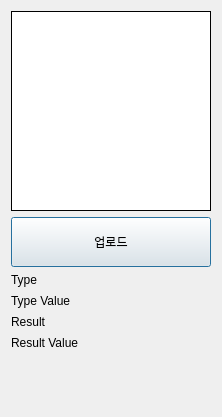
<?xml version="1.0" encoding="UTF-8"?>
<ui version="4.0">
 <class>dialog</class>
 <widget class="QDialog" name="dialog">
  <property name="windowModality">
   <enum>Qt::NonModal</enum>
  </property>
  <property name="geometry">
   <rect>
    <x>0</x>
    <y>0</y>
    <width>220</width>
    <height>417</height>
   </rect>
  </property>
  <property name="baseSize">
   <size>
    <width>280</width>
    <height>500</height>
   </size>
  </property>
  <property name="font">
   <font>
    <family>Arial</family>
    <pointsize>9</pointsize>
    <weight>50</weight>
    <bold>false</bold>
   </font>
  </property>
  <property name="acceptDrops">
   <bool>false</bool>
  </property>
  <property name="windowTitle">
   <string>QR Image Scanning</string>
  </property>
  <property name="autoFillBackground">
   <bool>false</bool>
  </property>
  <property name="sizeGripEnabled">
   <bool>false</bool>
  </property>
  <property name="modal">
   <bool>false</bool>
  </property>
  <layout class="QGridLayout" name="gridLayout">
   <item row="0" column="0">
    <layout class="QVBoxLayout" name="verticalLayout_2">
     <item>
      <widget class="QLabel" name="input_img">
       <property name="sizePolicy">
        <sizepolicy hsizetype="Preferred" vsizetype="Preferred">
         <horstretch>0</horstretch>
         <verstretch>0</verstretch>
        </sizepolicy>
       </property>
       <property name="minimumSize">
        <size>
         <width>200</width>
         <height>200</height>
        </size>
       </property>
       <property name="palette">
        <palette>
         <active>
          <colorrole role="WindowText">
           <brush brushstyle="SolidPattern">
            <color alpha="255">
             <red>0</red>
             <green>0</green>
             <blue>0</blue>
            </color>
           </brush>
          </colorrole>
          <colorrole role="Button">
           <brush brushstyle="SolidPattern">
            <color alpha="255">
             <red>255</red>
             <green>255</green>
             <blue>255</blue>
            </color>
           </brush>
          </colorrole>
          <colorrole role="Light">
           <brush brushstyle="SolidPattern">
            <color alpha="255">
             <red>255</red>
             <green>255</green>
             <blue>255</blue>
            </color>
           </brush>
          </colorrole>
          <colorrole role="Midlight">
           <brush brushstyle="SolidPattern">
            <color alpha="255">
             <red>255</red>
             <green>255</green>
             <blue>255</blue>
            </color>
           </brush>
          </colorrole>
          <colorrole role="Dark">
           <brush brushstyle="SolidPattern">
            <color alpha="255">
             <red>127</red>
             <green>127</green>
             <blue>127</blue>
            </color>
           </brush>
          </colorrole>
          <colorrole role="Mid">
           <brush brushstyle="SolidPattern">
            <color alpha="255">
             <red>170</red>
             <green>170</green>
             <blue>170</blue>
            </color>
           </brush>
          </colorrole>
          <colorrole role="Text">
           <brush brushstyle="SolidPattern">
            <color alpha="255">
             <red>0</red>
             <green>0</green>
             <blue>0</blue>
            </color>
           </brush>
          </colorrole>
          <colorrole role="BrightText">
           <brush brushstyle="SolidPattern">
            <color alpha="255">
             <red>255</red>
             <green>255</green>
             <blue>255</blue>
            </color>
           </brush>
          </colorrole>
          <colorrole role="ButtonText">
           <brush brushstyle="SolidPattern">
            <color alpha="255">
             <red>0</red>
             <green>0</green>
             <blue>0</blue>
            </color>
           </brush>
          </colorrole>
          <colorrole role="Base">
           <brush brushstyle="SolidPattern">
            <color alpha="255">
             <red>255</red>
             <green>255</green>
             <blue>255</blue>
            </color>
           </brush>
          </colorrole>
          <colorrole role="Window">
           <brush brushstyle="SolidPattern">
            <color alpha="255">
             <red>255</red>
             <green>255</green>
             <blue>255</blue>
            </color>
           </brush>
          </colorrole>
          <colorrole role="Shadow">
           <brush brushstyle="SolidPattern">
            <color alpha="255">
             <red>0</red>
             <green>0</green>
             <blue>0</blue>
            </color>
           </brush>
          </colorrole>
          <colorrole role="AlternateBase">
           <brush brushstyle="SolidPattern">
            <color alpha="255">
             <red>255</red>
             <green>255</green>
             <blue>255</blue>
            </color>
           </brush>
          </colorrole>
          <colorrole role="ToolTipBase">
           <brush brushstyle="SolidPattern">
            <color alpha="255">
             <red>255</red>
             <green>255</green>
             <blue>220</blue>
            </color>
           </brush>
          </colorrole>
          <colorrole role="ToolTipText">
           <brush brushstyle="SolidPattern">
            <color alpha="255">
             <red>0</red>
             <green>0</green>
             <blue>0</blue>
            </color>
           </brush>
          </colorrole>
         </active>
         <inactive>
          <colorrole role="WindowText">
           <brush brushstyle="SolidPattern">
            <color alpha="255">
             <red>0</red>
             <green>0</green>
             <blue>0</blue>
            </color>
           </brush>
          </colorrole>
          <colorrole role="Button">
           <brush brushstyle="SolidPattern">
            <color alpha="255">
             <red>255</red>
             <green>255</green>
             <blue>255</blue>
            </color>
           </brush>
          </colorrole>
          <colorrole role="Light">
           <brush brushstyle="SolidPattern">
            <color alpha="255">
             <red>255</red>
             <green>255</green>
             <blue>255</blue>
            </color>
           </brush>
          </colorrole>
          <colorrole role="Midlight">
           <brush brushstyle="SolidPattern">
            <color alpha="255">
             <red>255</red>
             <green>255</green>
             <blue>255</blue>
            </color>
           </brush>
          </colorrole>
          <colorrole role="Dark">
           <brush brushstyle="SolidPattern">
            <color alpha="255">
             <red>127</red>
             <green>127</green>
             <blue>127</blue>
            </color>
           </brush>
          </colorrole>
          <colorrole role="Mid">
           <brush brushstyle="SolidPattern">
            <color alpha="255">
             <red>170</red>
             <green>170</green>
             <blue>170</blue>
            </color>
           </brush>
          </colorrole>
          <colorrole role="Text">
           <brush brushstyle="SolidPattern">
            <color alpha="255">
             <red>0</red>
             <green>0</green>
             <blue>0</blue>
            </color>
           </brush>
          </colorrole>
          <colorrole role="BrightText">
           <brush brushstyle="SolidPattern">
            <color alpha="255">
             <red>255</red>
             <green>255</green>
             <blue>255</blue>
            </color>
           </brush>
          </colorrole>
          <colorrole role="ButtonText">
           <brush brushstyle="SolidPattern">
            <color alpha="255">
             <red>0</red>
             <green>0</green>
             <blue>0</blue>
            </color>
           </brush>
          </colorrole>
          <colorrole role="Base">
           <brush brushstyle="SolidPattern">
            <color alpha="255">
             <red>255</red>
             <green>255</green>
             <blue>255</blue>
            </color>
           </brush>
          </colorrole>
          <colorrole role="Window">
           <brush brushstyle="SolidPattern">
            <color alpha="255">
             <red>255</red>
             <green>255</green>
             <blue>255</blue>
            </color>
           </brush>
          </colorrole>
          <colorrole role="Shadow">
           <brush brushstyle="SolidPattern">
            <color alpha="255">
             <red>0</red>
             <green>0</green>
             <blue>0</blue>
            </color>
           </brush>
          </colorrole>
          <colorrole role="AlternateBase">
           <brush brushstyle="SolidPattern">
            <color alpha="255">
             <red>255</red>
             <green>255</green>
             <blue>255</blue>
            </color>
           </brush>
          </colorrole>
          <colorrole role="ToolTipBase">
           <brush brushstyle="SolidPattern">
            <color alpha="255">
             <red>255</red>
             <green>255</green>
             <blue>220</blue>
            </color>
           </brush>
          </colorrole>
          <colorrole role="ToolTipText">
           <brush brushstyle="SolidPattern">
            <color alpha="255">
             <red>0</red>
             <green>0</green>
             <blue>0</blue>
            </color>
           </brush>
          </colorrole>
         </inactive>
         <disabled>
          <colorrole role="WindowText">
           <brush brushstyle="SolidPattern">
            <color alpha="255">
             <red>127</red>
             <green>127</green>
             <blue>127</blue>
            </color>
           </brush>
          </colorrole>
          <colorrole role="Button">
           <brush brushstyle="SolidPattern">
            <color alpha="255">
             <red>255</red>
             <green>255</green>
             <blue>255</blue>
            </color>
           </brush>
          </colorrole>
          <colorrole role="Light">
           <brush brushstyle="SolidPattern">
            <color alpha="255">
             <red>255</red>
             <green>255</green>
             <blue>255</blue>
            </color>
           </brush>
          </colorrole>
          <colorrole role="Midlight">
           <brush brushstyle="SolidPattern">
            <color alpha="255">
             <red>255</red>
             <green>255</green>
             <blue>255</blue>
            </color>
           </brush>
          </colorrole>
          <colorrole role="Dark">
           <brush brushstyle="SolidPattern">
            <color alpha="255">
             <red>127</red>
             <green>127</green>
             <blue>127</blue>
            </color>
           </brush>
          </colorrole>
          <colorrole role="Mid">
           <brush brushstyle="SolidPattern">
            <color alpha="255">
             <red>170</red>
             <green>170</green>
             <blue>170</blue>
            </color>
           </brush>
          </colorrole>
          <colorrole role="Text">
           <brush brushstyle="SolidPattern">
            <color alpha="255">
             <red>127</red>
             <green>127</green>
             <blue>127</blue>
            </color>
           </brush>
          </colorrole>
          <colorrole role="BrightText">
           <brush brushstyle="SolidPattern">
            <color alpha="255">
             <red>255</red>
             <green>255</green>
             <blue>255</blue>
            </color>
           </brush>
          </colorrole>
          <colorrole role="ButtonText">
           <brush brushstyle="SolidPattern">
            <color alpha="255">
             <red>127</red>
             <green>127</green>
             <blue>127</blue>
            </color>
           </brush>
          </colorrole>
          <colorrole role="Base">
           <brush brushstyle="SolidPattern">
            <color alpha="255">
             <red>255</red>
             <green>255</green>
             <blue>255</blue>
            </color>
           </brush>
          </colorrole>
          <colorrole role="Window">
           <brush brushstyle="SolidPattern">
            <color alpha="255">
             <red>255</red>
             <green>255</green>
             <blue>255</blue>
            </color>
           </brush>
          </colorrole>
          <colorrole role="Shadow">
           <brush brushstyle="SolidPattern">
            <color alpha="255">
             <red>0</red>
             <green>0</green>
             <blue>0</blue>
            </color>
           </brush>
          </colorrole>
          <colorrole role="AlternateBase">
           <brush brushstyle="SolidPattern">
            <color alpha="255">
             <red>255</red>
             <green>255</green>
             <blue>255</blue>
            </color>
           </brush>
          </colorrole>
          <colorrole role="ToolTipBase">
           <brush brushstyle="SolidPattern">
            <color alpha="255">
             <red>255</red>
             <green>255</green>
             <blue>220</blue>
            </color>
           </brush>
          </colorrole>
          <colorrole role="ToolTipText">
           <brush brushstyle="SolidPattern">
            <color alpha="255">
             <red>0</red>
             <green>0</green>
             <blue>0</blue>
            </color>
           </brush>
          </colorrole>
         </disabled>
        </palette>
       </property>
       <property name="acceptDrops">
        <bool>true</bool>
       </property>
       <property name="autoFillBackground">
        <bool>true</bool>
       </property>
       <property name="frameShape">
        <enum>QFrame::Box</enum>
       </property>
       <property name="lineWidth">
        <number>1</number>
       </property>
       <property name="midLineWidth">
        <number>0</number>
       </property>
       <property name="text">
        <string/>
       </property>
       <property name="alignment">
        <set>Qt::AlignCenter</set>
       </property>
       <property name="wordWrap">
        <bool>false</bool>
       </property>
      </widget>
     </item>
     <item>
      <widget class="QPushButton" name="btn_upload">
       <property name="minimumSize">
        <size>
         <width>0</width>
         <height>50</height>
        </size>
       </property>
       <property name="text">
        <string>업로드</string>
       </property>
      </widget>
     </item>
     <item>
      <layout class="QVBoxLayout" name="verticalLayout">
       <item>
        <widget class="QLabel" name="label">
         <property name="text">
          <string>Type</string>
         </property>
         <property name="alignment">
          <set>Qt::AlignLeading|Qt::AlignLeft|Qt::AlignTop</set>
         </property>
        </widget>
       </item>
       <item>
        <widget class="QLabel" name="label_2">
         <property name="text">
          <string>Type Value</string>
         </property>
         <property name="alignment">
          <set>Qt::AlignLeading|Qt::AlignLeft|Qt::AlignTop</set>
         </property>
        </widget>
       </item>
       <item>
        <widget class="QLabel" name="label_3">
         <property name="text">
          <string>Result</string>
         </property>
         <property name="alignment">
          <set>Qt::AlignLeading|Qt::AlignLeft|Qt::AlignTop</set>
         </property>
        </widget>
       </item>
       <item>
        <widget class="QLabel" name="label_4">
         <property name="minimumSize">
          <size>
           <width>0</width>
           <height>70</height>
          </size>
         </property>
         <property name="text">
          <string>Result Value</string>
         </property>
         <property name="alignment">
          <set>Qt::AlignLeading|Qt::AlignLeft|Qt::AlignTop</set>
         </property>
         <property name="wordWrap">
          <bool>true</bool>
         </property>
        </widget>
       </item>
      </layout>
     </item>
    </layout>
   </item>
  </layout>
 </widget>
 <resources/>
 <connections/>
</ui>
